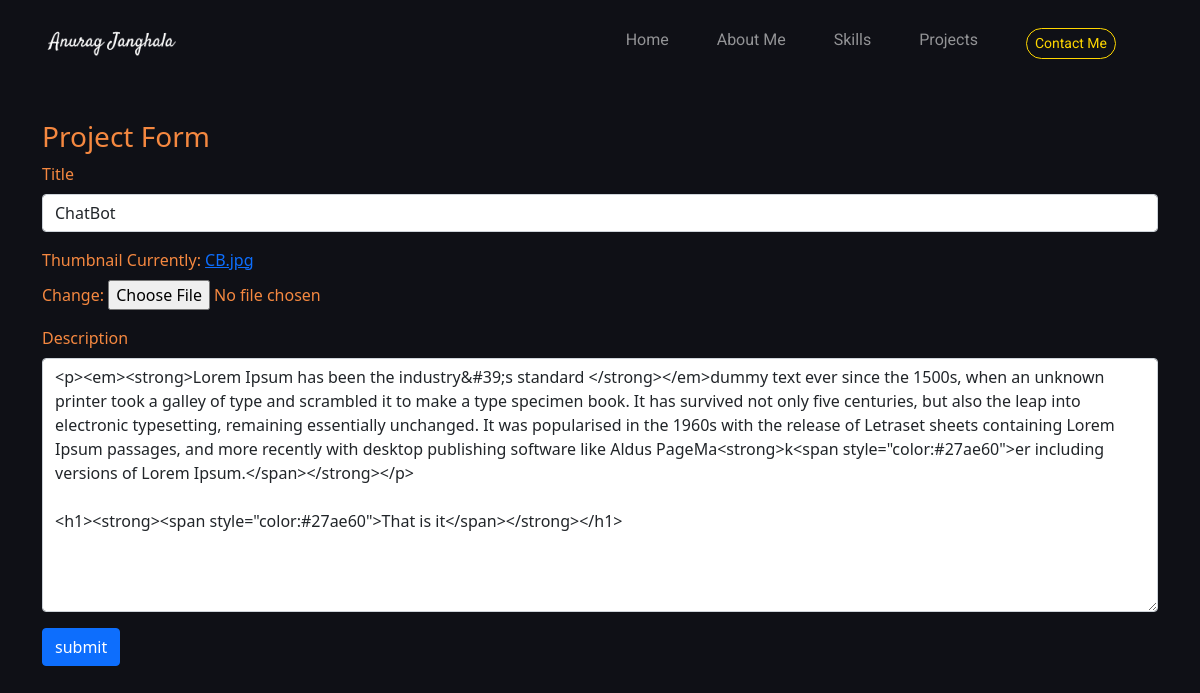
The app's page /edit-project/fbf987c0-e66a-481e-a0bd-71933bc30f43/, older data.
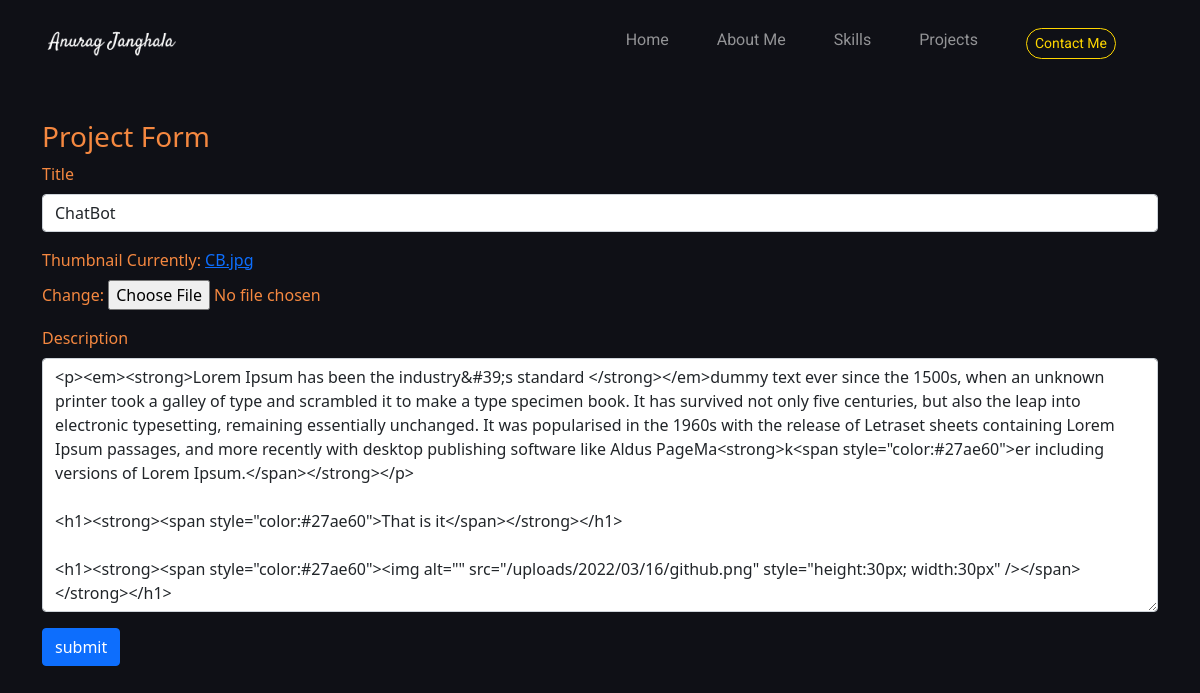
The same page, newer data.
### folio/models.py (models this page shows, shortened)
class Project(models.Model):
    title = models.CharField(max_length=200)
    thumbnail = models.ImageField(null=True)
    description = RichTextUploadingField()
    slug = models.SlugField(null=True, blank=True)
    created = models.DateTimeField(auto_now_add=True)
    id = models.UUIDField(default=uuid.uuid4, unique=True, primary_key=True, editable=False)

### folio/views.py (the view)
# urls.py: path('edit-project/<str:pk>/', views.editProject, name='edit-project'),
def editProject(request, pk):
    project = Project.objects.get(id=pk)
    form = ProjectForm(instance=project)
    if request.method == 'POST':
        form = ProjectForm(request.POST, request.FILES, instance=project)
        if form.is_valid():
            form.save()
            return redirect('landing-page')
    context= { 'form': form }
    return render(request, 'folio/project_form.html', context)

### folio/forms.py
class ProjectForm(ModelForm):
    class Meta:
        model = Project
        fields = ['title', 'thumbnail', 'description']
    def __init__(self, *args, **kwargs):
        super(ProjectForm, self).__init__(*args, **kwargs)
        self.fields['title'].widget.attrs.update(
            {'class': 'form-control'})
        self.fields['description'].widget.attrs.update(
            {'class': 'form-control'})

### folio/templates/folio/project_form.html (shortened to what this page needs)
{% extends 'base.html' %} {% load static %} {% block css_files %}
<link rel="stylesheet" href="{% static 'folio/style.css' %}" />
{% endblock %} {% block content %}
<div class="container" style="margin-top: 60px">
  <h3>Project Form</h3>
  <form method="POST" enctype="multipart/form-data">
    {% csrf_token %} {{form.media}} {% for field in form %}
    <div class="mb-3">
      <label for="exampleInputPassword1" class="form-label"
        >{{field.label}}</label
      >
      {{field}}
    </div>
    {% endfor %}
    <input class="btn btn-primary" type="submit" value="submit" />
  </form>
</div>
{% endblock %}

Row changes from the older to the newer data that the page shows:
changed Project "ChatBot": description "…<h1><strong><span style=\"color:#27ae60\">That is it</span></strong></h1>" → "…<h1><strong><span style=\"color:#27ae60\">That is it</span></strong></h1> <h1><strong><span style=\"color:#27ae60\"><img alt=\"\" src=\"/uploads/2022/03/16/github.png\" style=\"height:30px; width:30px\" /></span></strong></h1>"
